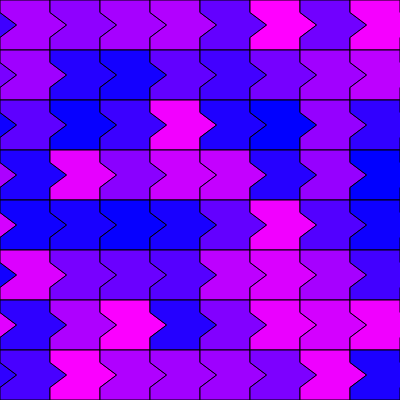
Frame 1 (no input)
Frame 60 (no input): identical to frame 1, image omitted
Frame 120 (the mouse pressed at the canvas centre since frame 60): identical to frame 1, image omitted

The p5.js sketch that drew this single still picture (run headless with seeded random() and noise() and a simulated clock; from frame 60 on, the mouse is pressed at the canvas centre):

// p5.js sketch
// ── sketch.js
let tile1;

class Tile {
  constructor(size, x = 0, y = 0) {
    this.size = size;
    this.x = x;
    this.y = y;
    this.colorR = random(0,255);
    this.colorG = random(0,255);
    this.colorB = random(0,255);
  }

  paintPosSize(x, y, w, h) {
    // rect(x, y, w, h);
    // noFill();
    fill(this.colorR, 0, 255);
    beginShape();
    vertex(x,y);
    vertex
    vertex(x+w,y);
    vertex(x+w,y+(h/4));
    vertex(x+w+(w/3),y+(h/2));
    vertex(x+w,y+(3*(h/4)));
    vertex(x+w,y+h);
    vertex(x,y+h);
    vertex(x,y+(3*(h/4)));
    vertex(x+(w/3),y+(h/2));
    vertex(x,y+(h/4));

    endShape(CLOSE);
  }

  paint() {
    this.paintPosSize(this.x, this.y, this.size, this.size);
  }

  paintPos(x, y) {
    this.paintPosSize(x, y, this.size, this.size);
  }

  paintCentered() {
    this.paintPos(width / 2 - (this.size / 2), height / 2 - (this.size / 2));
  }
  
  debugIt() {
    print("Tile: this.x=" + this.x + " this.y=" + this.y);
  }
}

class Tesselation {

  constructor(templateTile, x, y, w, h) {
    this.templateTile = templateTile;
    this.x = x;
    this.y = y;
    this.w = w;
    this.h = h;
    this.tiles = [];
    this.isCreated = false;
  }

  createTesselation() {
    let direction = 1;
    let t = 0;
    for (let i = -this.templateTile.size; i < this.w; i += this.templateTile.size) {
      for (let j = -this.templateTile.size; j < this.h; j += this.templateTile.size) {
        this.tiles[t++] = new Tile(this.templateTile.size, i, j);
      }
      direction = -direction;
    }
    this.isCreated = true;
    print("Created " + t + " tiles");
    
    // for (let k=0; k < t; k++) {
    //   this.tiles[k].debugIt();
    // }
  }

  paint() {
    if (!this.isCreated) {
      this.createTesselation();
    }

    for (let i = 0; i < this.tiles.length; i++) {
      this.tiles[i].paint();
    }
  }
}

function setup() {
  createCanvas(400, 400);
  tile = new Tile(50);
  tesselation = new Tesselation(tile, 0, 0, width, height);
}

function draw() {
  background(220);
  tesselation.paint();
}
